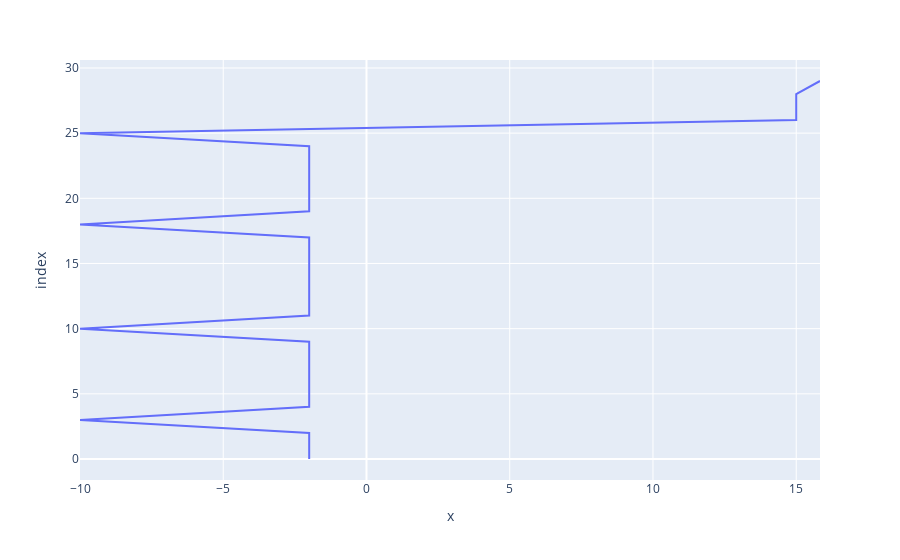

Here is the notebook cell this chart was saved with:
### Code cell
import plotly.express as px
#print(df)

fig = px.line(df, x="timestamp", y="value",)
fig.show()

### Figure 1 — Plotly figure (JSON) as saved in the notebook; plotly's stock layout.template omitted (floating-point values rounded to 4 significant figures)
{"data": [{"hovertemplate": "x=%{x}<br>index=%{y}<extra></extra>", "legendgroup": "", "line": {"color": "#636efa", "dash": "solid"}, "mode": "lines", "name": "", "orientation": "h", "showlegend": false, "type": "scatter", "x": [-2, -2, -2, -10, -2, -2, -2, -2, -2, -2, -10, -2, -2, -2, -2, -2, -2, -2, -10, -2, -2, -2, -2, -2, -2, -10, 15, 15, 15, 15.83], "xaxis": "x", "y": [0, 1, 2, 3, 4, 5, 6, 7, 8, 9, 10, 11, 12, 13, 14, 15, 16, 17, 18, 19, 20, 21, 22, 23, 24, 25, 26, 27, 28, 29], "yaxis": "y"}], "layout": {"legend": {"tracegroupgap": 0}, "margin": {"t": 60}, "xaxis": {"anchor": "y", "domain": [0, 1], "title": {"text": "x"}}, "yaxis": {"anchor": "x", "domain": [0, 1], "title": {"text": "index"}}}}
